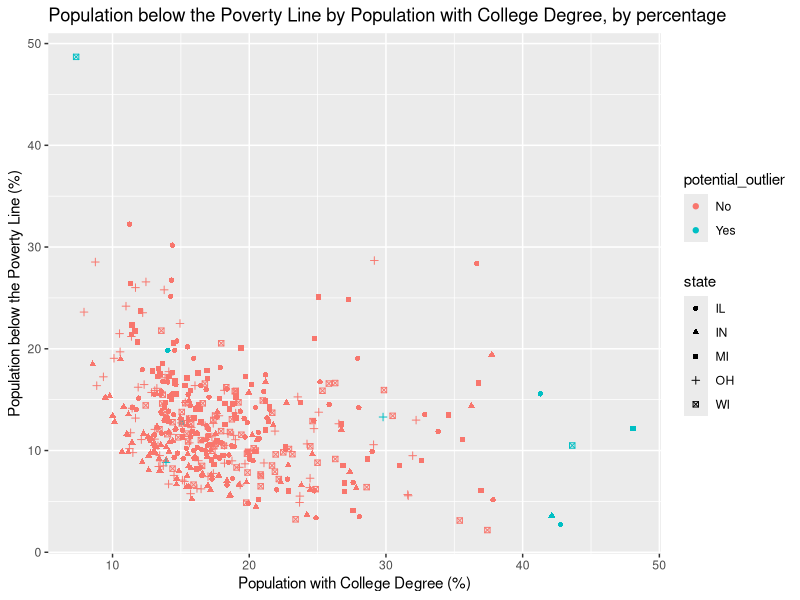

R code for this plot:
## ---- chunk 1
#| eval: true
#| message: false

library(tidyverse)
## ---- chunk 2
midwest |>
 count(state)|>
  arrange(desc(n)) #arrange by number of counties

## ---- chunk 3

midwest |>
  count(county)|>
  filter(n ==5)
  
## ---- chunk 4
#a
popden <- midwest|>
  filter(popdensity > 25000)|>
  select(county, state, popdensity, poptotal, area)
popden
## ---- chunk 5
#b
highest_popden <- midwest|>
  filter(popdensity == max(popdensity)) |>
  select(county, state, popdensity, poptotal, area)
highest_popden
## ---- chunk 6
midwest|>
  summarise(
    mean = mean(popdensity),
    Q1 = quantile(popdensity,0.25),
    Q3 = quantile(popdensity,0.75)
    )|>
  select(mean, Q1, Q3)

## ---- chunk 7
midwest |>
  mutate(metro = if_else(inmetro == 1, "Yes", "No"))|>
  group_by(state)|>
  summarise(
    metro_pop = sum(metro == "Yes"),
    total_pop = n(),
    propor = metro_pop/total_pop
  )|>
  select(state,propor)
## ---- chunk 8
#a
a <- midwest|>
  filter ((percollege<10) & (percbelowpoverty >45))|>
  select (county,state, percbelowpoverty,percollege)
a
## ---- chunk 9
#b
b<- midwest|>
  filter ((percollege > 40) & (percbelowpoverty <20))|>
  select (county,state, percbelowpoverty,percollege)
b
## ---- chunk 10
#c
outliers<- midwest|>
  filter ((percollege > 40 & percbelowpoverty <20) |(percollege<10 & percbelowpoverty >45)) |>
  select (county,state, percbelowpoverty,percollege)|>
  arrange(county)
outliers
## ---- chunk 11
#d
midwest <- midwest |>
  mutate(
    potential_outlier = if_else(county %in% pull(outliers, county),
      "Yes","No"))
midwest|>
  select(county, state, percbelowpoverty,percollege, potential_outlier )|>
  arrange(potential_outlier)


## ---- chunk 12
#e
ggplot(midwest, aes(x = percollege, y = percbelowpoverty, colour = potential_outlier, shape = state )) +
  geom_point() +
  labs(
    title = "Population below the Poverty Line by Population with College Degree, by percentage",
    x = "Population with College Degree (%)",
    y = "Population below the Poverty Line (%)",
  )
## ---- chunk 13
#a
state_population <- midwest|>
  group_by(state)|>
  summarise(population = sum(poptotal)) |>
  arrange(desc(population))
state_population
## ---- chunk 14
#b
state_population|>
  mutate(
    midwest_total = sum(population),
    prop = population / midwest_total
  )|>
  select(state, population, prop)|>
  arrange(desc(prop))

